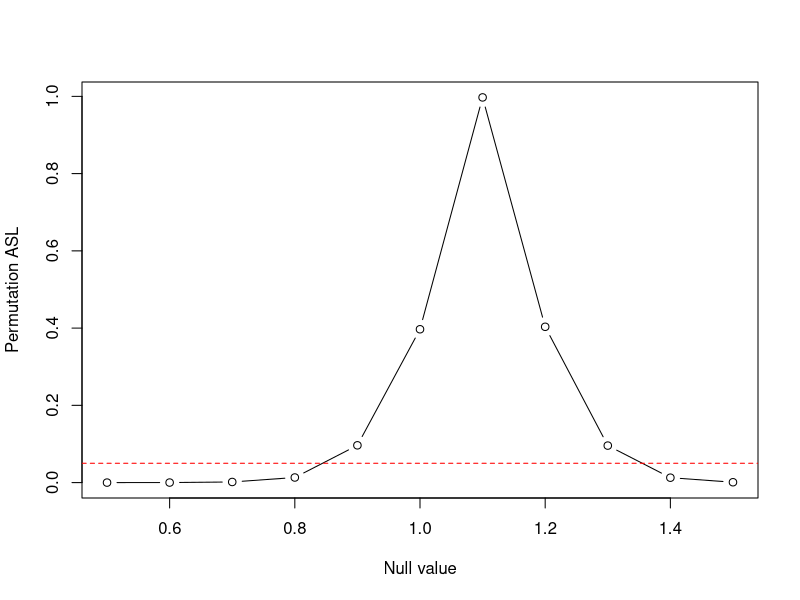

The R source for this figure:
## ---- chunk 1
library(combinat)
list <- permn((3))
# list
# convert the list to a matrix
m_list <- do.call(rbind,list)

# take the unique rows
u_perm <- unique(m_list)
u_perm
## ---- chunk 2
# Next we consider the permuations of the six letter a,b,c,d,e,f

list_l <- permn(c("a","b","c","d","e","f"))

# convert the list to a matrix
m_list <- do.call(rbind,list_l)  # create a matric (rbind or cbind)
m_list

# take the unique rows
u_perm <- unique(m_list)
dim(u_perm)

## ---- chunk 3
set.seed(10)
n=10

y=rnorm(n,mean = 0,sd=1)
sample(y,n,replace = FALSE)  # replace =False means  make a permutations      without replacement  but different from the bootstrap because there we resample data with replacement but here not.
## ---- chunk 4
perm1samp <- function(x, myfun = mean, mu = 0, nsamp = 10000,
                     alternative = c("two.sided", "less", "greater")) {
  x <- x - mu  # Center data under H0
  n <- length(x)
  theta_hat <- myfun(x)  # Observed test statistic
  gmat <- replicate(nsamp, sample(c(1, -1), n, replace = TRUE))  # Sign matrix
  theta_mc <- apply(gmat * abs(x), 2, myfun)  # Permutation statistics
  
  # Calculate p-value based on alternative hypothesis
  if (alternative[1] == "less") {
    asl_perm <- sum(theta_mc <= theta_hat) / nsamp
  } else if (alternative[1] == "greater") {
    asl_perm <- sum(theta_mc >= theta_hat) / nsamp
  } else {
    asl_perm <- sum(abs(theta_mc) >= abs(theta_hat)) / nsamp  # Two-tailed
  }
  list(theta_hat = theta_hat, theta_mc = theta_mc, asl = asl_perm)
}

## ---- chunk 5
# Generate a dataset from a normal distribution with mean 1 and variance 1
set.seed(1)
 n = 50
 x = rnorm(n,mean=1,sd=1)
 mean(x)
## ---- chunk 6
# Test the hypothesis H0: mu =1 vs H1: mu does not equal 1
results = perm1samp(x,mu=1,alternative = 'two.sided')
results$asl
## ---- chunk 7
mseq = seq(0.5,1.5,by=0.1)
 pvals = rep(0,length(mseq))
 for(k in 1:length(mseq)){
 pvals[k] = perm1samp(x,mu=mseq[k])$asl
 }
## ---- chunk 8
plot(mseq,pvals,type='b',xlab =  "Null value", ylab = "Permutation ASL")
 abline(h=0.05, lty=2,col='red')

## ---- chunk 9
meandif <- function(x, y) {
  mean(x) - mean(y)
}

perm_2_samp <- function( x,y ,myfun=meandif,nsamp=10000,alternative = c("two.sided", "less", "greater")){
  
  theta.hat =myfun(x,y)
  
  m=length(x)
  n=length(y)
  
  N =m+n 
  z=c(x,y)
  
  gmat=replicate(nsamp,sample.int(N,m))
  
  theta.mc=apply(gmat,2,function (g,z){myfun(z[g],z[-g])},z=z)
  
   if (alternative[1] == "less") {
    aslperm = sum(theta.mc <= theta.hat)/nsamp
  } else if (alternative[1] == "greater") {
    aslperm = sum(theta.mc >= theta.hat)/nsamp
  } else {  # two.sided
    aslperm = mean(abs(theta.mc) >= abs(theta.hat))/nsamp
  }
  list(theta.hat = theta.hat, theta.mc = theta.mc, asl = aslperm)

  
}

## ---- chunk 10
set.seed(42)

x <- rnorm(30, mean = 5, sd = 1)
y <- rnorm(40, mean = 4.7, sd = 1)


result <- perm_2_samp(x, y, alternative = "two.sided")

print(result$theta.hat)  
print(result$asl)        
## ---- chunk 11
choose(70,30)  # possible combinations 5.534774e+19 (very large) .It is called g vector


## ---- chunk 12

permcor <- function ( x,y ,myfun=meandif,nsamp=10000,alternative = c("two.sided", "less", "greater")){
  
  n=length(x)
  if (length(y)!=n) stop("length of x and y must match")
  
  theta.hat =cor(x,y,method = 'pearson') # '"pearson", "kendall", "spearman"
  
}
